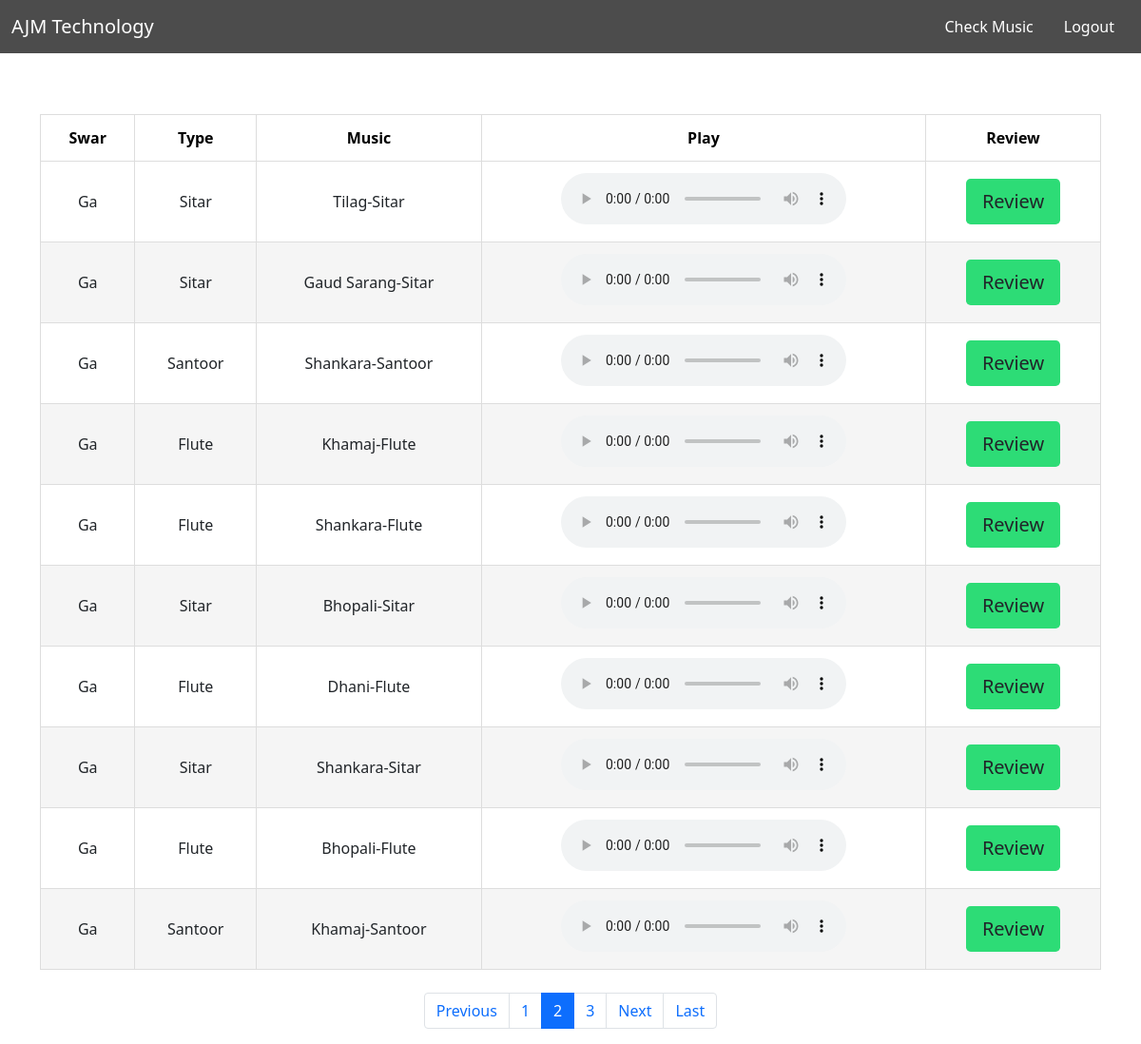
The app's page /table?page=2 (signed in) with its own data.
### loginapp/models.py (models this page shows, shortened)
class Recommendation(models.Model):
    user=models.CharField(default='',max_length=100,null=False,blank=False)
    music_id=models.IntegerField(blank=True,null=True)
    raag=models.CharField(blank=False,null=False,max_length=100)
    type=models.CharField(blank=False,null=False,max_length=100)
    music=models.CharField(blank=False,null=False,max_length=100)
    music_path=models.CharField(blank=False,null=False,max_length=100,default='')
    createdAt=models.DateTimeField(blank=False,null=False,default=datetime.datetime.now())
    objects=models.Manager()

### loginapp/views.py (the view, shortened to what this page needs)
# urls.py: path("table", recom, name="recom"),
def recom(request):
    user=request.user
    if request.user.is_anonymous:
        return redirect("/login")
    content=Recommendation.objects.filter(user=user)
    p=Paginator(Recommendation.objects.filter(user=user).order_by('-createdAt'),10)
    page_num=request.GET.get('page')
    print("page",page_num)
    page=p.get_page(page_num)
    print(page)
    return render(request, 'recom.html',{"content":page})

### templates/recom.html (shortened to what this page needs)
<!DOCTYPE html>
<html lang="en">
<head>
</head>
<link href="https://cdn.jsdelivr.net/npm/bootstrap@5.1.3/dist/css/bootstrap.min.css" rel="stylesheet">
<body>
    <nav class="navbar navbar-expand-lg navbar-dark  fixed-top">
        <div class="container-fluid">
            <a class="navbar-brand" href="/">AJM Technology</a>
            <div class="collapse navbar-collapse" id="navbarSupportedContent">
                {% if user.is_authenticated %}
                <div class="d-flex">
                    <a class="nav-link" aria-current="page" style="color: white;" href="/form">Check Music</a>
                    <a class="nav-link" aria-current="page" style="color: white;" href="/logout">Logout</a>
                </div>
                {% else %}
                <div class="d-flex">
                    <a class="nav-link" aria-current="page" style="color: white;" href="/signup">Register</a>
                    <a class="nav-link" aria-current="page" style="color: white;" href="/login">Login</a>
                </div>
                {% endif %}
            </div>
        </div>
    </nav>
    <br/>
    <br/>
    <br/>
    <div class="container d-flex justify-content-center mt-5">
        <table class="table1 table-hover">
            <thead class="table-success">
                <tr>
                    <th scope="col">Swar</th>
                    <th scope="col">Type</th>
                    <th scope="col">Music</th>
                    <th scope="col">Play</th>
                    <th scope="col">Review</th>
                </tr>
            </thead>
            <tbody>
                {% for i in content %}
                <tr>
                    <td scope="row" data-label="Raag">{{i.raag}}</td>
                    <td data-label="Before">{{i.type}}</td>
                    <td data-label="Before">
                        {{i.music}}
                    </td>
                    <td data-label="Audio">
                        <audio controls>
                        <source src="/static/music/{{i.music_path}}.mp3" type="audio/mpeg">
                      </audio>
                    </td>
                    <td data-label="Review"><a href="/review/{{i.music_id}}"><button class="btn btn-lg">Review</button></a></td>
                </tr>
                {% endfor %}
            </tbody>
        </table>
    </div>
    <br/>
    <nav aria-label="Page navigation example mt-5">
        <ul class="pagination  justify-content-center">
            {% if content.has_previous %}
            <li class="page-item">
                <a class="page-link" href="?page={{ content.previous_page_number }}" aria-label="Previous">
                    <span aria-hidden="true">Previous</span>
                </a>
            </li>
            {% endif %} {% if content.has_previous %}
            <li class="page-item"><a class="page-link" href="?page={{content.previous_page_number}}">
                {{content.previous_page_number}}</a></li>
            {% endif %}
            <li class="page-item active"><a class="page-link" href="?page={{content.number}}">{{content.number}}</a></li>
            {% if content.has_next %}
            <li class="page-item "><a class="page-link" href="?page={{ content.next_page_number }}">{{content.next_page_number}}</a></li>
            {% endif %}
            {% if content.has_next %}
            <li class="page-item">
                <a class="page-link" href="?page={{ content.next_page_number }}" aria-label="Next">
                    <span aria-hidden="true">Next</span>
                </a>
            </li>
            <li class="page-item">
                <a class="page-link" href="?page={{ content.paginator.num_pages }}" aria-label="Last">
                    <span aria-hidden="true">Last</span>
                </a>
            </li>
            {% endif %}
        </ul>
    </nav>
</body>
</html>

### templates/recom.html (style rules this page uses)
.table1 { width: 100%; }
.table1 td, .table1 th { border: 1px solid #ddd; padding: 12px 15px; text-align: center; font-size: 16px; }
.table1 th { color: black; }
.table1 tbody tr:nth-child(even) { background-color: #f5f5f5; }
.navbar { background: rgb(0, 0, 0, 0.7) url('/static/images/music3.jpg') !important; background-repeat: no-repeat !important; background-size: cover !important; background-blend-mode: darken !important; }
.btn { background-color: #2ddc76; }

### records on screen
Recommendation: raag "Ga", type "Sitar", music "Tilag-Sitar"
Recommendation: raag "Ga", type "Sitar", music "Gaud Sarang-Sitar"
Recommendation: raag "Ga", type "Santoor", music "Shankara-Santoor"
Recommendation: raag "Ga", type "Flute", music "Khamaj-Flute"
Recommendation: raag "Ga", type "Flute", music "Shankara-Flute"
Recommendation: raag "Ga", type "Sitar", music "Bhopali-Sitar"
Recommendation: raag "Ga", type "Flute", music "Dhani-Flute"
Recommendation: raag "Ga", type "Sitar", music "Shankara-Sitar"
Recommendation: raag "Ga", type "Flute", music "Bhopali-Flute"
Recommendation: raag "Ga", type "Santoor", music "Khamaj-Santoor"

### other values on screen
{{ content.previous_page_number }} "1"
{{ content.number }} "2"
{{ content.next_page_number }} "3"
